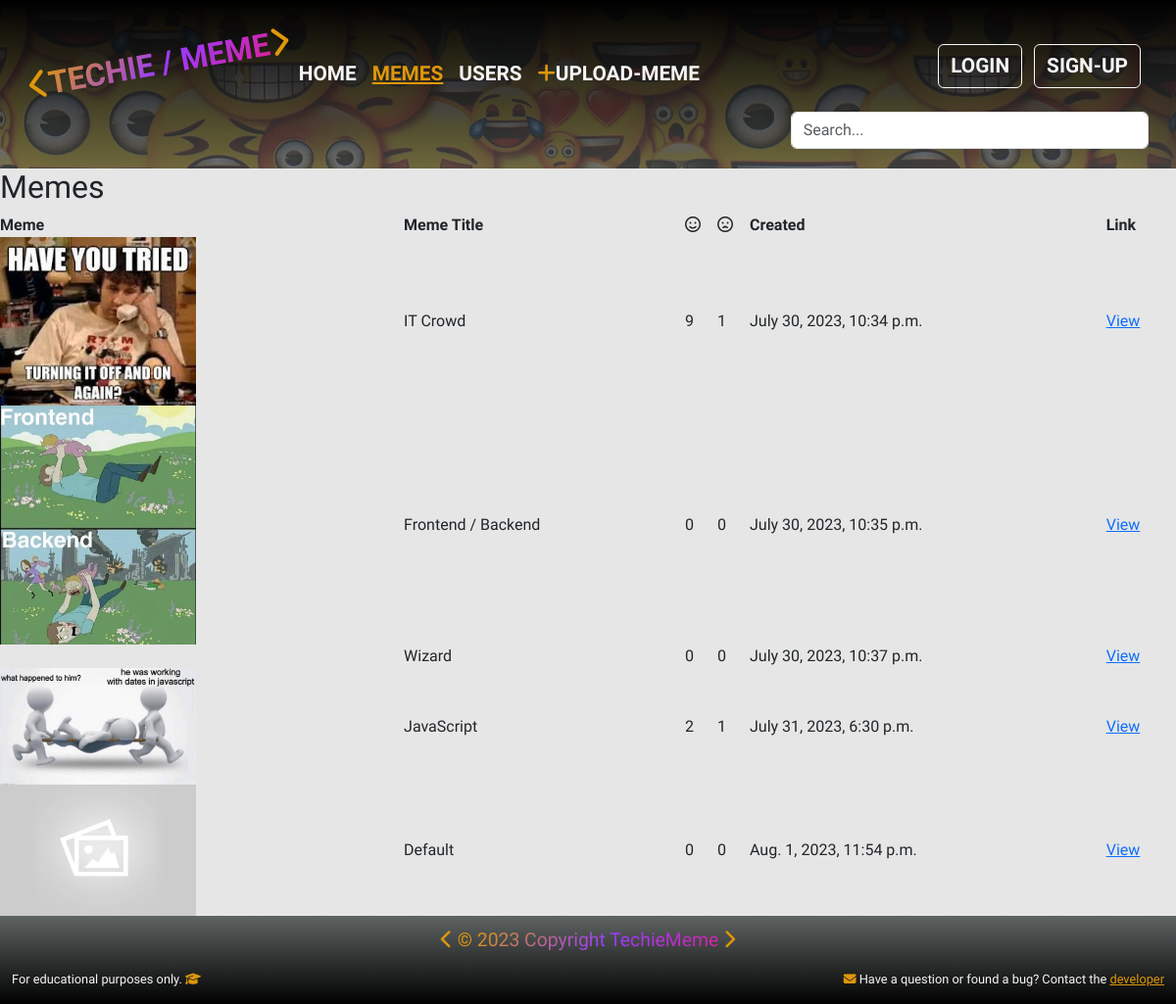
Screenshot of /memes/ with the database file from the repository.
### memes/models.py (models this page shows, shortened)
class Meme(models.Model):
    uploader = models.ForeignKey(
        UserProfile, on_delete=models.SET_NULL, null=True, blank=True)
    title = models.CharField(max_length=100)
    meme_img = models.ImageField(upload_to='memes/',
                                 default='memes/default.webp')
    tags = models.ManyToManyField('Tag', blank=True)
    smiley_face = models.IntegerField(default=0, null=True, blank=True)
    sad_face = models.IntegerField(default=0, null=True, blank=True)
    created = models.DateTimeField(auto_now_add=True)
    id = models.UUIDField(
        default=uuid.uuid4, unique=True, primary_key=True, editable=False)

### memes/views.py (the view)
# urls.py: path('memes/', views.memes, name='memes'),
def memes(request):
    memes = Meme.objects.all()
    context = {"memes": memes}
    return render(request, "memes/memes.html", context)

### memes/templates/memes/memes.html
{% extends 'main.html' %}
{% block content  %}
<h2>Memes</h2>
<table>
  <tr>
    <th>Meme</th>
    <th>Meme Title</th>
    <th><i class="fa-regular fa-face-smile"></i></th>
    <th><i class="fa-regular fa-face-frown-open"></i></th>
	<th>Created</th>
	<th>Link</th>
  </tr>
  {% for meme in memes  %}
  	<tr>
		<td><img src="{{meme.meme_img.url}}" alt="" style="max-width: 200px"></td>
		<td>{{meme.title}}</td>
		<td>{{meme.smiley_face}}</td>
		<td>{{meme.sad_face}}</td>
		<td>{{meme.created}}</td>
		<td><a href="{% url 'meme' meme.id %}">View</a></td>
	</tr>
  {% endfor %}
</table>
{% endblock content %}

### static/styles/main.css (style rules this page uses)
* { margin: 0; padding: 0; box-sizing: border-box; }
body { font-family: 'Lexend', sans-serif; min-height: 100vh; display: flex; flex-direction: column; background-color: #e6e6e6; }

### rows the page displays
Meme: meme_img (picture), title "IT Crowd", smiley_face "9", sad_face "1", created "July 30, 2023, 10:34 p.m."
Meme: meme_img (picture), title "Frontend / Backend", smiley_face "0", sad_face "0", created "July 30, 2023, 10:35 p.m."
Meme: title "Wizard", smiley_face "0", sad_face "0", created "July 30, 2023, 10:37 p.m."
Meme: meme_img (picture), title "JavaScript", smiley_face "2", sad_face "1", created "July 31, 2023, 6:30 p.m."
Meme: meme_img (placeholder picture), title "Default", smiley_face "0", sad_face "0", created "Aug. 1, 2023, 11:54 p.m."
